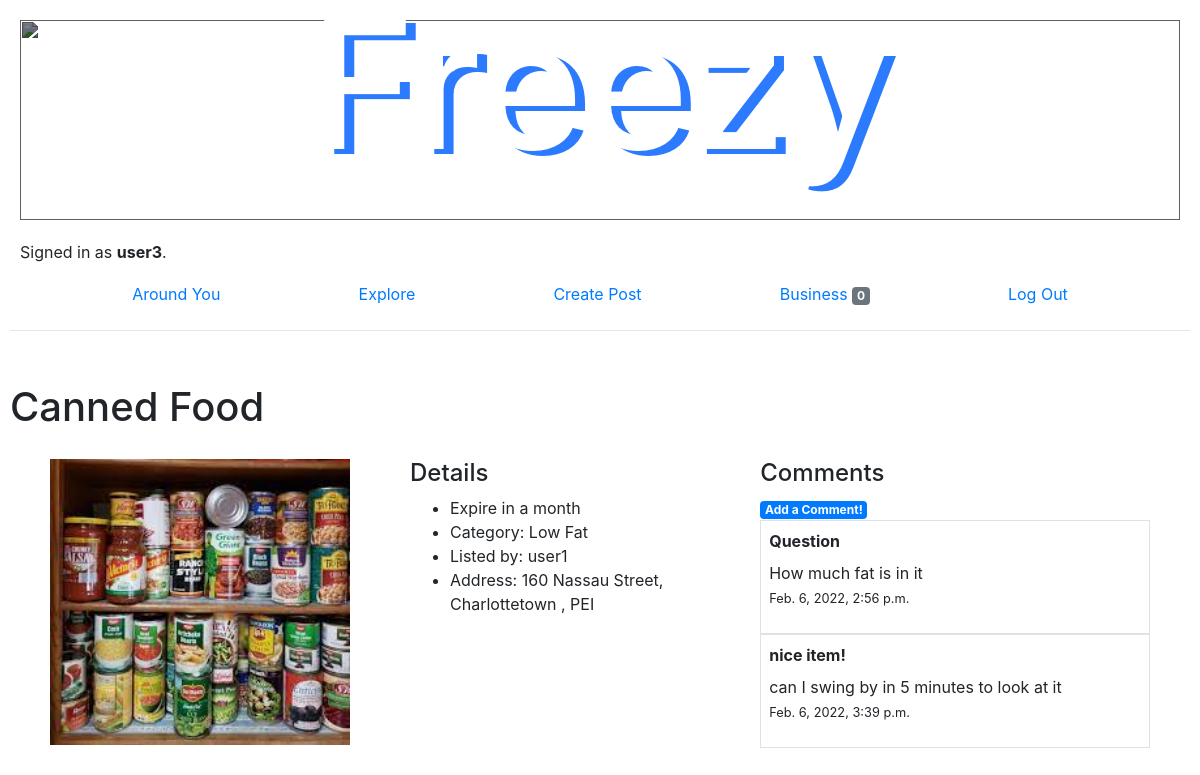
/listing/2 (signed in), run on the app's committed database.
### auctions/models.py (models this page shows, shortened)
class User(AbstractUser):
    location = models.CharField(max_length=255, default = "")

class Listing(models.Model):
    item = models.CharField(max_length=64)
    description = models.CharField(max_length=255, blank=True)
    category = models.CharField(max_length=1000, choices=CATEGORIES, default=CATEGORIES[5][1])
    time = models.DateTimeField(auto_now_add=True, blank=True)
    closed = models.BooleanField(default=False)
    address = models.CharField(max_length=1000, default="")
    owner = models.ForeignKey(User, on_delete=models.CASCADE, related_name="owners")
    bids = models.ManyToManyField(Bid, blank=True, related_name="bids")
    comments = models.ManyToManyField(Comment, blank=True, related_name="comments")
    image = models.ImageField(null=True, blank=True)

class Comment(models.Model):
    user = models.ForeignKey(User, on_delete=models.CASCADE, related_name="user_coms")
    title = models.CharField(max_length=25, default="")
    comment = models.CharField(max_length=255)
    time = models.DateTimeField(auto_now_add=True, blank=True)

### auctions/views.py (the view)
# urls.py: path("listing/<int:listing_id>", views.show_listing, name="listing"),
@login_required
def show_listing(request, listing_id):
    listing = Listing.objects.get(pk=listing_id)
    if request.method == "POST":
        user = User.objects.get(username=request.user)
        if request.POST.get("button") == "watchlist":
            if not user.watchlist.filter(listing= listing):
                watchlist = watchlist()
                watchlist.user = user
                watchlist.listing = listing
                watchlist.save()
            else:
                user.watchlist.filter(listing=listing).delete()
            return HttpResponseRedirect(reverse('listing', args=(listing.id,)))
        if not listing.closed:
            if request.POST.get("button") == "Close":
                listing.closed = True
                listing.save()
            else:
                price = float(request.POST["price"])
                bids = listing.bids.all()
                if user.username != listing.owner.username: # only let those who dont own the listing be able to bid
                    if price <= listing.price:
                        return render(request, "auctions/listing.html", {
                            "listing": listing,
                            "form": BidForm(),
                            "message": "Error! Invalid bid amount!"
                        })
                    form = BidForm(request.POST)
                    if form.is_valid():
                        bid = form.save(commit=False)
                        bid.user = user
                        bid.save()
                        listing.bids.add(bid)
                        listing.price = price
                        listing.save()
                    else:
                        return render(request, 'auctions/listing.html', {
                            "form": form
                        })
        return HttpResponseRedirect(reverse('listing', args=(listing.id,)))
    else:
        return render(request, "auctions/listing.html", {
            "listing": listing,
            "form": BidForm(),
            "message": ""
        })

### auctions/templates/auctions/listing.html (shortened to what this page needs)
{% extends 'auctions/layout.html' %}
{% block body %}
  <div>
  </div>
  <h1>{{ listing.item }}</h1>
  <div style = "display: flex; flex-direction: row;">
      <div style="padding-inline: 30px;">
        <img src="{{ listing.image.url }}" alt="image" style="width: 300px; height: auto">
      </div>
      <div style="padding-inline: 30px;">
      <h4>Details</h4>
      <ul>
        <li>{{ listing.description }}</li>
        <li>Category: {{listing.category}}</li>
        <li>Listed by: {{ listing.owner }}</li>
        <li>Address: {{listing.address}}</li>
      </ul>
      </div>
    <div style="width: 600px; padding-inline:30px;">
      <h4>Comments</h4>
      <a href="{% url 'comment' listing.id %}"><span class="badge badge-primary">Add a Comment!</span></a>
      {% for comment in listing.comments.all %}
        <div class="container m3-5 p-2 border">
          <p><strong>{{ comment.title }}</strong></p>
          <p class="mt-n2">{{ comment.comment }}</p>
          <p class="mt-n3"><small>{{ comment.time }}</small></p>
        </div>
      {% endfor %}
    </div>
  </div>
{% endblock %}

### auctions/templates/auctions/layout.html (shortened to what this page needs)
{% load static %}
<!DOCTYPE html>
<html lang="en">
    <head>
        <link rel="stylesheet" href="https://stackpath.bootstrapcdn.com/bootstrap/4.4.1/css/bootstrap.min.css">
        <link href="{% static 'auctions/styles.css' %}" rel="stylesheet">
    </head>
    <body>
        <div style = "display: flex ; justify-content: center" >
            <img class= "header_background" src="https://www.dlhcorp.com/wp-content/uploads/2021/04/Child-Abuse-Prevention-Month-Landing.jpg" alt="">
        </div>
        <h2 class = "title">Freezy</h1>
        <div>
            {% if user.is_authenticated %}
                Signed in as <strong>{{ user.username }}</strong>.
            {% else %}
                Not signed in.
            {% endif %}
        </div>
        <ul class="nav" style = "justify-content: space-evenly;">
            {% if user.is_authenticated %}
                <li class="nav-item">
                    <a class="nav-link" href="{% url 'index' %}">Around You</a>
                </li>
                <li class="nav-item">
                    <a class="nav-link" href="{% url 'categories' %}">Explore</a>
                </li>
                <li class="nav-item">
                    <a class="nav-link" href="{% url 'create' %}">Create Post</a>
                </li>
                <li class="nav-item">
                    <a class="nav-link" href="{% url 'watchlist' %}">Business <span class="badge badge-secondary">{{ user.watchlist.count }}</span></a>
                </li>
                <li class="nav-item">
                    <a class="nav-link" href="{% url 'logout' %}">Log Out</a>
                </li>
            {% endif %}
        </ul>
        <hr>
        {% block body %}
        {% endblock %}
    </body>
</html>

### auctions/static/auctions/styles.css (style rules this page uses)
body { padding: 10px; }
div { padding: 10px; }

### auctions/templates/auctions/layout.html (style rules this page uses)
.header_background { z-index: -1; width: 100%; height: 200px; object-fit: cover; overflow: hidden; filter: brightness(0.5); }
.title { color: #ffffff; position: absolute; top: 10.5%; left: 50%; transform: translate(-50%, -50%); font-size: 180px; text-shadow: 10px 5px #2c7bff; }

### data on the page
User: username "user3", watchlist.count "0"
Listing: item "Canned Food", image (picture), description "Expire in a month", category "Low Fat", owner "user1", address "160 Nassau Street, Charlottetown , PEI"
Comment: title "Question", comment "How much fat is in it", time "Feb. 6, 2022, 2:56 p.m."
Comment: title "nice item!", comment "can I swing by in 5 minutes to look at it", time "Feb. 6, 2022, 3:39 p.m."
